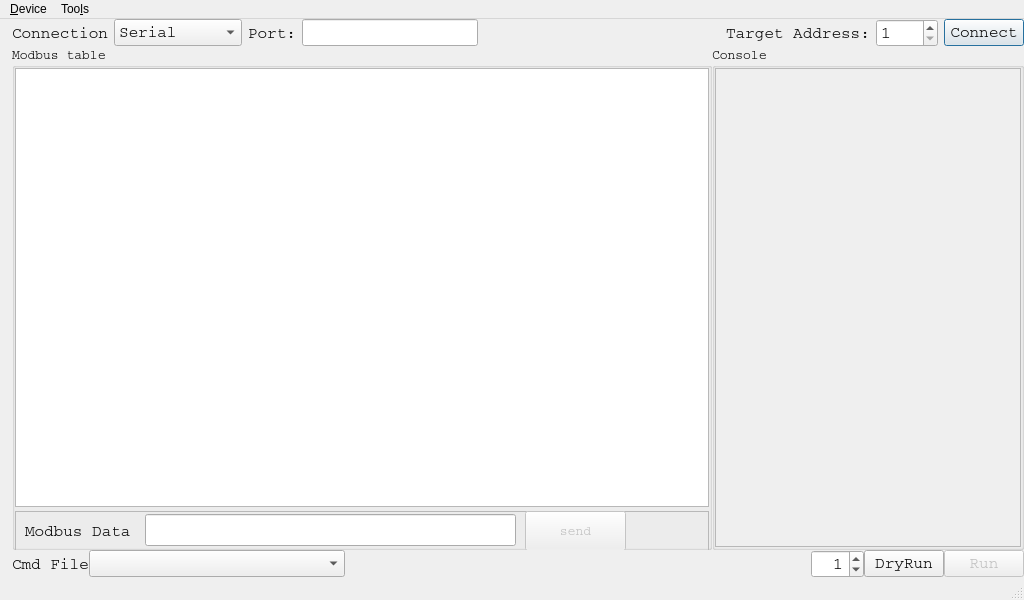
<?xml version="1.0" encoding="UTF-8"?>
<ui version="4.0">
 <class>MainWindow</class>
 <widget class="QMainWindow" name="MainWindow">
  <property name="geometry">
   <rect>
    <x>0</x>
    <y>0</y>
    <width>1024</width>
    <height>600</height>
   </rect>
  </property>
  <property name="maximumSize">
   <size>
    <width>1024</width>
    <height>720</height>
   </size>
  </property>
  <property name="windowTitle">
   <string>Modbus Master</string>
  </property>
  <property name="windowIcon">
   <iconset resource="jcModbus.qrc">
    <normaloff>:/images/modbus64x64.png</normaloff>:/images/modbus64x64.png</iconset>
  </property>
  <widget class="QWidget" name="centralWidget">
   <property name="sizePolicy">
    <sizepolicy hsizetype="Maximum" vsizetype="Preferred">
     <horstretch>0</horstretch>
     <verstretch>0</verstretch>
    </sizepolicy>
   </property>
   <property name="maximumSize">
    <size>
     <width>1024</width>
     <height>700</height>
    </size>
   </property>
   <property name="font">
    <font>
     <family>Courier</family>
     <pointsize>12</pointsize>
    </font>
   </property>
   <layout class="QVBoxLayout" name="verticalLayout">
    <property name="spacing">
     <number>0</number>
    </property>
    <property name="leftMargin">
     <number>12</number>
    </property>
    <property name="topMargin">
     <number>0</number>
    </property>
    <property name="rightMargin">
     <number>0</number>
    </property>
    <property name="bottomMargin">
     <number>0</number>
    </property>
    <item>
     <layout class="QHBoxLayout" name="horizontalLayout_3">
      <item>
       <widget class="QLabel" name="label">
        <property name="text">
         <string>Connection</string>
        </property>
       </widget>
      </item>
      <item>
       <widget class="QComboBox" name="connectType">
        <property name="font">
         <font>
          <family>Courier</family>
          <pointsize>12</pointsize>
         </font>
        </property>
        <item>
         <property name="text">
          <string>Serial</string>
         </property>
        </item>
        <item>
         <property name="text">
          <string>USB2Serial</string>
         </property>
        </item>
        <item>
         <property name="text">
          <string>TCP</string>
         </property>
        </item>
       </widget>
      </item>
      <item>
       <widget class="QLabel" name="label_2">
        <property name="sizePolicy">
         <sizepolicy hsizetype="Maximum" vsizetype="Preferred">
          <horstretch>0</horstretch>
          <verstretch>0</verstretch>
         </sizepolicy>
        </property>
        <property name="text">
         <string>Port:</string>
        </property>
       </widget>
      </item>
      <item>
       <widget class="QLineEdit" name="portEdit">
        <property name="sizePolicy">
         <sizepolicy hsizetype="Preferred" vsizetype="Fixed">
          <horstretch>0</horstretch>
          <verstretch>0</verstretch>
         </sizepolicy>
        </property>
        <property name="minimumSize">
         <size>
          <width>160</width>
          <height>0</height>
         </size>
        </property>
       </widget>
      </item>
      <item>
       <widget class="QLabel" name="labelPort">
        <property name="text">
         <string/>
        </property>
       </widget>
      </item>
      <item>
       <spacer name="horizontalSpacer">
        <property name="orientation">
         <enum>Qt::Horizontal</enum>
        </property>
        <property name="sizeHint" stdset="0">
         <size>
          <width>40</width>
          <height>20</height>
         </size>
        </property>
       </spacer>
      </item>
      <item>
       <widget class="QLabel" name="label_27">
        <property name="sizePolicy">
         <sizepolicy hsizetype="Maximum" vsizetype="Preferred">
          <horstretch>0</horstretch>
          <verstretch>0</verstretch>
         </sizepolicy>
        </property>
        <property name="text">
         <string>Target Address:</string>
        </property>
       </widget>
      </item>
      <item>
       <widget class="QSpinBox" name="serverEdit">
        <property name="sizePolicy">
         <sizepolicy hsizetype="Maximum" vsizetype="Fixed">
          <horstretch>0</horstretch>
          <verstretch>0</verstretch>
         </sizepolicy>
        </property>
        <property name="minimum">
         <number>1</number>
        </property>
        <property name="maximum">
         <number>247</number>
        </property>
       </widget>
      </item>
      <item>
       <widget class="QPushButton" name="connectButton">
        <property name="sizePolicy">
         <sizepolicy hsizetype="Maximum" vsizetype="Fixed">
          <horstretch>0</horstretch>
          <verstretch>0</verstretch>
         </sizepolicy>
        </property>
        <property name="text">
         <string>Connect</string>
        </property>
        <property name="checkable">
         <bool>false</bool>
        </property>
        <property name="autoDefault">
         <bool>false</bool>
        </property>
        <property name="default">
         <bool>true</bool>
        </property>
       </widget>
      </item>
     </layout>
    </item>
    <item>
     <layout class="QHBoxLayout" name="horizontalLayout_2">
      <property name="spacing">
       <number>0</number>
      </property>
      <item>
       <widget class="QGroupBox" name="groupBoxModbus">
        <property name="sizePolicy">
         <sizepolicy hsizetype="Maximum" vsizetype="Preferred">
          <horstretch>0</horstretch>
          <verstretch>0</verstretch>
         </sizepolicy>
        </property>
        <property name="minimumSize">
         <size>
          <width>700</width>
          <height>256</height>
         </size>
        </property>
        <property name="maximumSize">
         <size>
          <width>700</width>
          <height>600</height>
         </size>
        </property>
        <property name="font">
         <font>
          <family>Courier</family>
          <pointsize>10</pointsize>
         </font>
        </property>
        <property name="title">
         <string>Modbus table</string>
        </property>
        <layout class="QGridLayout" name="gridLayout_3">
         <property name="leftMargin">
          <number>0</number>
         </property>
         <property name="topMargin">
          <number>0</number>
         </property>
         <property name="rightMargin">
          <number>0</number>
         </property>
         <property name="bottomMargin">
          <number>0</number>
         </property>
         <property name="spacing">
          <number>0</number>
         </property>
         <item row="0" column="0">
          <widget class="QTableView" name="tableViewModbus">
           <property name="sizePolicy">
            <sizepolicy hsizetype="Maximum" vsizetype="Preferred">
             <horstretch>0</horstretch>
             <verstretch>0</verstretch>
            </sizepolicy>
           </property>
           <property name="minimumSize">
            <size>
             <width>550</width>
             <height>400</height>
            </size>
           </property>
           <property name="maximumSize">
            <size>
             <width>700</width>
             <height>16777215</height>
            </size>
           </property>
          </widget>
         </item>
         <item row="1" column="0">
          <widget class="QFrame" name="frame">
           <property name="sizePolicy">
            <sizepolicy hsizetype="Maximum" vsizetype="Maximum">
             <horstretch>0</horstretch>
             <verstretch>0</verstretch>
            </sizepolicy>
           </property>
           <property name="minimumSize">
            <size>
             <width>500</width>
             <height>40</height>
            </size>
           </property>
           <property name="maximumSize">
            <size>
             <width>700</width>
             <height>32</height>
            </size>
           </property>
           <property name="frameShape">
            <enum>QFrame::StyledPanel</enum>
           </property>
           <property name="frameShadow">
            <enum>QFrame::Raised</enum>
           </property>
           <widget class="QPushButton" name="btnSend">
            <property name="enabled">
             <bool>false</bool>
            </property>
            <property name="geometry">
             <rect>
              <x>510</x>
              <y>0</y>
              <width>101</width>
              <height>40</height>
             </rect>
            </property>
            <property name="sizePolicy">
             <sizepolicy hsizetype="Minimum" vsizetype="Minimum">
              <horstretch>0</horstretch>
              <verstretch>0</verstretch>
             </sizepolicy>
            </property>
            <property name="minimumSize">
             <size>
              <width>64</width>
              <height>32</height>
             </size>
            </property>
            <property name="text">
             <string>send</string>
            </property>
           </widget>
           <widget class="QLineEdit" name="lineEditModbusData">
            <property name="geometry">
             <rect>
              <x>130</x>
              <y>3</y>
              <width>371</width>
              <height>32</height>
             </rect>
            </property>
            <property name="sizePolicy">
             <sizepolicy hsizetype="Minimum" vsizetype="Minimum">
              <horstretch>0</horstretch>
              <verstretch>0</verstretch>
             </sizepolicy>
            </property>
            <property name="minimumSize">
             <size>
              <width>300</width>
              <height>24</height>
             </size>
            </property>
            <property name="maximumSize">
             <size>
              <width>400</width>
              <height>16777215</height>
             </size>
            </property>
            <property name="font">
             <font>
              <family>Courier</family>
              <pointsize>12</pointsize>
             </font>
            </property>
           </widget>
           <widget class="QLabel" name="label_3">
            <property name="geometry">
             <rect>
              <x>10</x>
              <y>10</y>
              <width>111</width>
              <height>20</height>
             </rect>
            </property>
            <property name="font">
             <font>
              <family>Courier</family>
              <pointsize>12</pointsize>
             </font>
            </property>
            <property name="text">
             <string>Modbus Data</string>
            </property>
           </widget>
          </widget>
         </item>
        </layout>
       </widget>
      </item>
      <item>
       <widget class="QGroupBox" name="groupBoxConsole">
        <property name="enabled">
         <bool>true</bool>
        </property>
        <property name="sizePolicy">
         <sizepolicy hsizetype="Maximum" vsizetype="Preferred">
          <horstretch>0</horstretch>
          <verstretch>0</verstretch>
         </sizepolicy>
        </property>
        <property name="minimumSize">
         <size>
          <width>210</width>
          <height>0</height>
         </size>
        </property>
        <property name="maximumSize">
         <size>
          <width>320</width>
          <height>16777215</height>
         </size>
        </property>
        <property name="font">
         <font>
          <family>Courier</family>
          <pointsize>10</pointsize>
         </font>
        </property>
        <property name="autoFillBackground">
         <bool>false</bool>
        </property>
        <property name="title">
         <string>Console</string>
        </property>
        <property name="flat">
         <bool>false</bool>
        </property>
        <layout class="QVBoxLayout" name="verticalLayout_2">
         <property name="spacing">
          <number>0</number>
         </property>
         <property name="leftMargin">
          <number>0</number>
         </property>
         <property name="topMargin">
          <number>0</number>
         </property>
         <property name="rightMargin">
          <number>0</number>
         </property>
         <property name="bottomMargin">
          <number>0</number>
         </property>
         <item>
          <widget class="QPlainTextEdit" name="plainTextConsole">
           <property name="enabled">
            <bool>false</bool>
           </property>
           <property name="sizePolicy">
            <sizepolicy hsizetype="Maximum" vsizetype="Preferred">
             <horstretch>0</horstretch>
             <verstretch>0</verstretch>
            </sizepolicy>
           </property>
           <property name="minimumSize">
            <size>
             <width>200</width>
             <height>0</height>
            </size>
           </property>
           <property name="maximumSize">
            <size>
             <width>320</width>
             <height>16777215</height>
            </size>
           </property>
           <property name="readOnly">
            <bool>true</bool>
           </property>
          </widget>
         </item>
        </layout>
       </widget>
      </item>
     </layout>
    </item>
    <item>
     <layout class="QHBoxLayout" name="horizontalLayout">
      <property name="spacing">
       <number>0</number>
      </property>
      <item>
       <widget class="QLabel" name="label_6">
        <property name="text">
         <string>Cmd File</string>
        </property>
       </widget>
      </item>
      <item>
       <widget class="QComboBox" name="cbCmdFile">
        <property name="minimumSize">
         <size>
          <width>256</width>
          <height>0</height>
         </size>
        </property>
       </widget>
      </item>
      <item>
       <spacer name="horizontalSpacer_2">
        <property name="orientation">
         <enum>Qt::Horizontal</enum>
        </property>
        <property name="sizeHint" stdset="0">
         <size>
          <width>13</width>
          <height>17</height>
         </size>
        </property>
       </spacer>
      </item>
      <item>
       <widget class="QSpinBox" name="spinBoxRunLoop">
        <property name="alignment">
         <set>Qt::AlignRight|Qt::AlignTrailing|Qt::AlignVCenter</set>
        </property>
        <property name="maximum">
         <number>99</number>
        </property>
        <property name="value">
         <number>1</number>
        </property>
       </widget>
      </item>
      <item>
       <widget class="QPushButton" name="btnDryRun">
        <property name="sizePolicy">
         <sizepolicy hsizetype="Maximum" vsizetype="Fixed">
          <horstretch>0</horstretch>
          <verstretch>0</verstretch>
         </sizepolicy>
        </property>
        <property name="text">
         <string>DryRun</string>
        </property>
       </widget>
      </item>
      <item>
       <widget class="QPushButton" name="btnRun">
        <property name="enabled">
         <bool>false</bool>
        </property>
        <property name="text">
         <string>Run</string>
        </property>
       </widget>
      </item>
     </layout>
    </item>
   </layout>
  </widget>
  <widget class="QStatusBar" name="statusBar"/>
  <widget class="QMenuBar" name="menuBar">
   <property name="geometry">
    <rect>
     <x>0</x>
     <y>0</y>
     <width>1024</width>
     <height>22</height>
    </rect>
   </property>
   <widget class="QMenu" name="menuDevice">
    <property name="title">
     <string>&amp;Device</string>
    </property>
    <addaction name="actionConnect"/>
    <addaction name="actionDisconnect"/>
    <addaction name="separator"/>
    <addaction name="actionExit"/>
   </widget>
   <widget class="QMenu" name="menuToo_ls">
    <property name="title">
     <string>Too&amp;ls</string>
    </property>
    <addaction name="actionOptions"/>
   </widget>
   <addaction name="menuDevice"/>
   <addaction name="menuToo_ls"/>
  </widget>
  <action name="actionConnect">
   <property name="icon">
    <iconset resource="jcModbus.qrc">
     <normaloff>:/images/connect.png</normaloff>:/images/connect.png</iconset>
   </property>
   <property name="text">
    <string>&amp;Connect</string>
   </property>
  </action>
  <action name="actionDisconnect">
   <property name="icon">
    <iconset resource="jcModbus.qrc">
     <normaloff>:/images/disconnect.png</normaloff>:/images/disconnect.png</iconset>
   </property>
   <property name="text">
    <string>&amp;Disconnect</string>
   </property>
  </action>
  <action name="actionExit">
   <property name="icon">
    <iconset resource="jcModbus.qrc">
     <normaloff>:/images/application-exit.png</normaloff>:/images/application-exit.png</iconset>
   </property>
   <property name="text">
    <string>&amp;Quit</string>
   </property>
  </action>
  <action name="actionOptions">
   <property name="icon">
    <iconset resource="jcModbus.qrc">
     <normaloff>:/images/settings.png</normaloff>:/images/settings.png</iconset>
   </property>
   <property name="text">
    <string>&amp;Options</string>
   </property>
  </action>
 </widget>
 <layoutdefault spacing="6" margin="11"/>
 <tabstops>
  <tabstop>connectType</tabstop>
  <tabstop>portEdit</tabstop>
  <tabstop>serverEdit</tabstop>
  <tabstop>connectButton</tabstop>
  <tabstop>cbCmdFile</tabstop>
  <tabstop>btnDryRun</tabstop>
  <tabstop>btnRun</tabstop>
 </tabstops>
 <resources>
  <include location="jcModbus.qrc"/>
 </resources>
 <connections/>
</ui>
